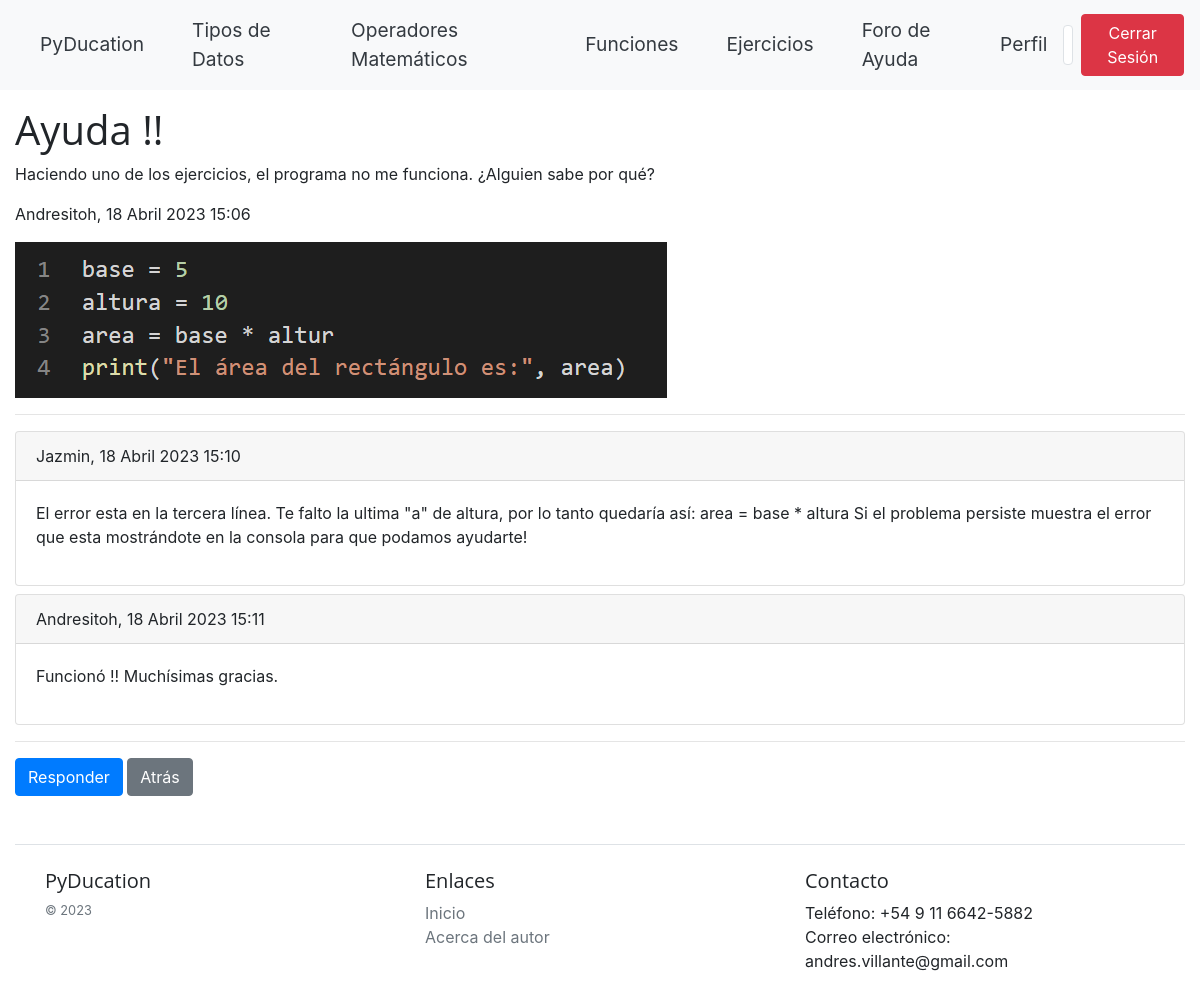
The page /1/ (signed in) on the database its author committed.
### blog/models.py (models this page shows)
class Profile(models.Model):
    user = models.OneToOneField(User, on_delete=models.CASCADE)
    full_name = models.CharField(max_length=100)
    nationality = models.CharField(max_length=50)
    bio = models.TextField()
    profile_pic = models.ImageField(upload_to='profile_pics/', default='profile_pics/default_profile_pic.jpg')

class Post(models.Model):
    author = models.ForeignKey(User, on_delete=models.CASCADE)
    title = models.CharField(max_length=200)
    content = models.TextField()
    image = models.ImageField(upload_to='post_images', blank=True, null=True)
    created_at = models.DateTimeField(auto_now_add=True)
    updated_at = models.DateTimeField(auto_now=True)

class Response(models.Model):
    post = models.ForeignKey(Post, on_delete=models.CASCADE, related_name='responses')
    author = models.ForeignKey(User, on_delete=models.CASCADE)
    content = models.TextField()
    created_at = models.DateTimeField(auto_now_add=True)

### blog/views.py (the view)
# urls.py: path('<int:pk>/', PostDetailView.as_view(), name='post_detail'),
class PostDetailView(View):
    def get(self, request, pk):
        post = get_object_or_404(Post, pk=pk)
        responses = Response.objects.filter(post=post)
        context = {'post': post, 'responses': responses}
        return render(request, 'forum/post_detail.html', context)

### PyDucation/templates/forum/post_detail.html (shortened to what this page needs)
{% extends 'PyDucation/base.html' %}
{% block content %}
  <h1>{{ post.title }}</h1>
  <p>{{ post.content }}</p>
  <p>{{ post.author.username }}, {{ post.created_at }}</p>
  {% if post.image %}
    <img src="{{ post.image.url }}" alt="imagen de publicación">
  {% endif %}
  <hr>
  {% for response in responses %}
    <div class="card my-2">
      <div class="card-header">{{ response.author.username }}, {{ response.created_at }}</div>
      <div class="card-body">
        <p>{{ response.content }}</p>
      </div>
    </div>
  {% empty %}
    <p>No hay respuestas</p>
  {% endfor %}
  <hr>
  <a href="{% url 'post_response' post.pk %}" class="btn btn-primary">Responder</a>
  <a href="{% url 'post_list' %}" class="btn btn-secondary">Atrás</a>
{% endblock %}

### PyDucation/templates/PyDucation/base.html (shortened to what this page needs)
{% load static %}
<!DOCTYPE html>
<html lang="en">
    <head>
        <link rel="stylesheet" type="text/css" href="{% static 'css/base.css' %}">
        <link rel="stylesheet" href="https://stackpath.bootstrapcdn.com/bootstrap/4.3.1/css/bootstrap.min.css"
>
        <link rel="stylesheet" href="https://cdnjs.cloudflare.com/ajax/libs/font-awesome/5.15.1/css/all.min.css"
 />
    </head>
    <body>
        <nav class="navbar navbar-expand-lg navbar-light bg-light">
            {% if user.is_authenticated %}
            <a class="nav-link navbar-text text-dark mx-2" href="{% url 'pyducation' %}">PyDucation</a>
            <a class="nav-link navbar-text text-dark mx-2" href="{% url 'data_type_list' %}">Tipos de Datos</a>
            <a class="nav-link navbar-text text-dark mx-2" href="{% url 'math_operator_list' %}">Operadores Matemáticos</a>
            <a class="nav-link navbar-text text-dark mx-2" href="{% url 'function_list' %}">Funciones</a>
            <a class="nav-link navbar-text text-dark mx-2" href="{% url 'exercise_list' %}">Ejercicios</a>
            <a class="nav-link navbar-text text-dark mx-2" href="{% url 'post_list' %}">Foro de Ayuda</a>
            {% else %}
            <a class="nav-link navbar-text text-dark mx-2" href="{% url 'home' %}">PyDucation</a>
            {% endif %}
            <div class="collapse navbar-collapse" id="navbarNav">
              <ul class="navbar-nav ml-auto">
                {% if user.is_authenticated %}
                <li class="nav-item">
                    {% if user.profile %}
                    <div class="d-flex align-items-center">
                        <a class="nav-link navbar-text text-dark" href="{% url 'profile_detail' user.profile.pk %}">Perfil</a>
                        <a class="nav-link" href="{% url 'profile_detail' user.profile.pk %}">
                            <img src="{{ user.profile.profile_pic.url }}" class="img-thumbnail profile-image" style="height: 40px;">
                        </a>
                    </div>
                    {% endif %}
                </li>
                <li class="nav-item">
                  <form action="{% url 'logout' %}" method="post">
                    <div class="text-center">
                      <button type="submit" class="btn btn-danger btn-logout">Cerrar Sesión</button>
                    </div>
                  </form>
                </li>
                {% endif %}
              </ul>
            </div>
          </nav>
        <div class="container-fluid mt-3">
            {% block content %}{% endblock %}
            {% if user.is_authenticated %}
                <footer class="mt-5 pt-4 border-top">
                    <div class="container">
                        <div class="row">
                            <div class="col-12 col-md">
                                <h5>PyDucation</h5>
                                <small class="d-block mb-3 text-muted">&copy; 2023</small>
                            </div>
                            <div class="col-6 col-md">
                                <h5>Enlaces</h5>
                                <ul class="list-unstyled text-small">
                                    <li><a class="text-muted" href="{% url 'pyducation' %}">Inicio</a></li>
                                    <li><a class="text-muted" href="{% url 'about' %}">Acerca del autor</a></li>
                                </ul>
                            </div>
                            <div class="col-6 col-md">
                                <h5>Contacto</h5>
                                <ul class="list-unstyled text-small">
                                    <li>Teléfono: +54 9 11 6642-5882</li>
                                    <li>Correo electrónico: andres.villante@gmail.com</li>
                                </ul>
                            </div>
                        </div>
                    </div>
                </footer>
            {% endif %}
        </div>
    </body>
</html>

### static/css/base.css (style rules this page uses)
.profile-image { display: block; margin: 0 auto; }
.navbar-nav { display: flex; justify-content: center; align-items: center; }
body { font-family: "Helvetica Neue", Helvetica, Arial, sans-serif; color: #333; background-color: #f9f9f9; line-height: 1.5; }
h1, h2, h3, h4, h5, h6 { font-family: "Open Sans", sans-serif; font-weight: 700; line-height: 1.2; margin: 1em 0; }
a { color: #0074d9; text-decoration: none; }
img { max-width: 100%; height: auto; }
.navbar { font-size: 1.2rem; }

### rows shown on the page
Post: title "Ayuda !!", content "Haciendo uno de los ejercicios, el programa no me funciona. ¿Alguien sabe por qué?", author.username "Andresitoh", created_at "18 Abril 2023 15:06", image (picture)
Response: author.username "Jazmin", created_at "18 Abril 2023 15:10", content "El error esta en la tercera línea. Te falto la ultima \"a\" de altura, por lo tanto quedaría así: area = base * altura Si el problema persiste muestra el error que esta mostrándote en la consola para que podamos ayudarte!"
Response: author.username "Andresitoh", created_at "18 Abril 2023 15:11", content "Funcionó !! Muchísimas gracias."
